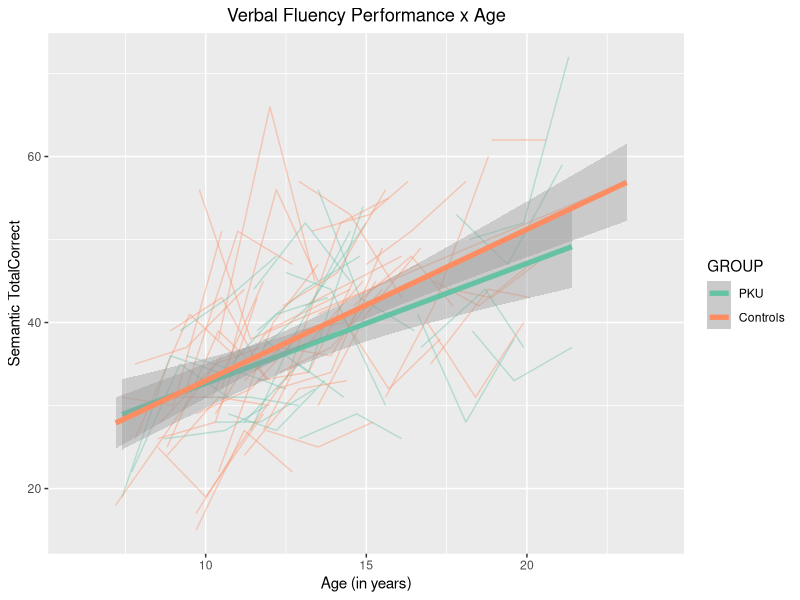
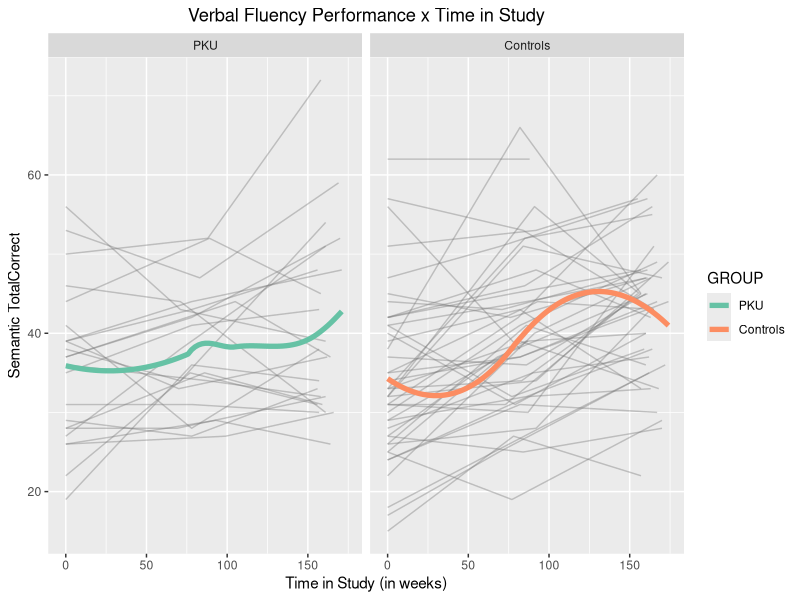
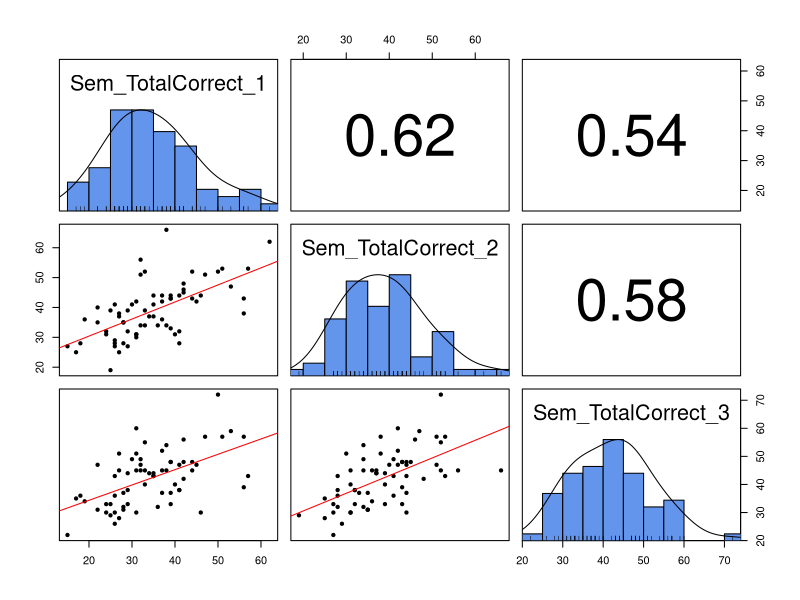

Reproduce these figures in R, in order.
## ---- chunk 1
knitr::opts_chunk$set(echo = TRUE)
## ---- chunk 2
setwd("/Users/zashawks/Desktop/PNL/PKU/Verbal Fluency/")
mydata_wide <- read.csv("VerbalFluency_StrategicProcessing.csv", header=TRUE)
mydata_long <- read.csv("NJ_data_3.csv")
mydata_dob <- read.csv("IQ_VF_participants.csv")

setwd("/Users/zashawks/Desktop/Stats/Longitudinal/ALDA")
library(tidyverse)
## ---- chunk 3
wide_to_long <- mydata_wide %>%
  gather(-ID2, key = "timepoint", value = "value") %>%
  separate(timepoint, into = c("Omit", "Time", "Omit2", "Variable"), sep = c(1,2, 3)) %>%
  select(-Omit, -Omit2) %>%
  spread(key = Variable, value = value)

wide_to_long <- wide_to_long[1:201, ]
head(wide_to_long)
## ---- chunk 4
long_to_wide <- mydata_long %>%
  gather(-(ID2:TP), key = "variable", value = "value") %>%
  unite(varT, variable, TP) %>%
  spread(key = varT, value = value) %>%
  select(-Baseline_2, -Baseline_3) %>%
  rename("Baseline" = "Baseline_1")
head(long_to_wide)
## ---- chunk 5
library(lubridate)
mydata_dob2 <- mydata_dob %>%
  select(IDNUMBER, GENDER, GROUP, L1dob, L1age, L1dot,
         L2dob, L2age, L2dot, L3dob, L3age, L3dot) %>%
  mutate_at(c(4, 6, 7, 9, 10, 12), as.character) %>%
  rename(ID2 = IDNUMBER, L1_dob = L1dob, L1_age = L1age, L1_dot = L1dot,
         L2_dob = L2dob, L2_age = L2age, L2_dot = L2dot, L3_dob = L3dob, L3_age = L3age, L3_dot = L3dot)

mydata_merged <- left_join(mydata_wide, mydata_dob2)
head(mydata_merged)

wide_to_long2 <- mydata_merged %>%
  gather(-ID2, -GENDER, -GROUP, key = "timepoint", value = "value") %>%
  separate(timepoint, into = c("Omit", "Timepoint", "Omit2", "Variable"), sep = c(1,2, 3)) %>%
  select(-Omit, -Omit2) %>%
  spread(key = Variable, value = value) %>%
  drop_na() %>%
  mutate(dob = mdy(dob), dot = mdy(dot)) 

wide_to_long2 <- wide_to_long2[1:200, ]
head(wide_to_long2)
## ---- chunk 6
  #Dataset 1: 
  Descriptives <- wide_to_long2 %>%
    group_by(GROUP, Timepoint) %>%
    summarise(n())
  print(Descriptives)

  #Dataset 2: additional observations
  mydata_dob2$baselinedate <- mydata_dob2$L1_dot
  wide_to_long3 <- mydata_dob2 %>%
    gather(-ID2, -GENDER, -GROUP, -baselinedate, key = "timepoint", value = "value") %>%
    separate(timepoint, into = c("Omit", "Timepoint", "Omit2", "Variable"), sep = c(1,2, 3)) %>%
    select(-Omit, -Omit2) %>%
    spread(key = Variable, value = value) %>%
    drop_na() %>%
    mutate(dob = mdy(dob), dot = mdy(dot), baselinedate = mdy(baselinedate)) 
  
  wide_to_long_merged <- full_join(wide_to_long2, wide_to_long3)
  head(wide_to_long_merged)
  
  Descriptives2 <- wide_to_long_merged %>%
    group_by(GROUP, Timepoint) %>%
    summarise(n())
  print(Descriptives2) 
## ---- chunk 7
  #age
  wide_to_long_merged$Age_days <- round(as.duration(wide_to_long_merged$dob %--% wide_to_long_merged$dot)/ddays(1), 1)
  wide_to_long_merged$Age_weeks <- round(as.duration(wide_to_long_merged$dob %--% wide_to_long_merged$dot)/dweeks(1), 1)
  wide_to_long_merged$Age_years <- round(as.duration(wide_to_long_merged$dob %--% wide_to_long_merged$dot)/dyears(1), 1)
  
    #comparing computed age variable to original age variable in dataset
    wide_to_long_merged$sanity_check <- as.numeric(wide_to_long_merged$age) - wide_to_long_merged$Age_years
    mean(wide_to_long_merged$sanity_check) #looks like our pre-calculated age variable may have been slightly off?
    table((wide_to_long_merged$sanity_check > 1)) #error < 1 year in all cases
  
  #time in study
  wide_to_long_merged$TIS_days <- round(as.duration(wide_to_long_merged$baselinedate %--% wide_to_long_merged$dot)/ddays(1))
  wide_to_long_merged$TIS_weeks <- round(as.duration(wide_to_long_merged$baselinedate %--% wide_to_long_merged$dot)/dweeks(1))
  wide_to_long_merged$TIS_years <- round(as.duration(wide_to_long_merged$baselinedate %--% wide_to_long_merged$dot)/dyears(1))
  #View(arrange(wide_to_long_merged, Timepoint))
## ---- chunk 8
  #With age (in years) along the x-axis
  wide_to_long_merged$GENDER <- as.factor(wide_to_long_merged$GENDER)
  wide_to_long_merged$GROUP <- as.factor(wide_to_long_merged$GROUP)
  wide_to_long_merged$animal_TotalCorrect <- as.numeric(wide_to_long_merged$animal_TotalCorrect)
  wide_to_long_merged$food_TotalCorrect <- as.numeric(wide_to_long_merged$food_TotalCorrect)
  
  levels(wide_to_long_merged$GROUP)[levels(wide_to_long_merged$GROUP)==2] <- "Controls"
  levels(wide_to_long_merged$GROUP)[levels(wide_to_long_merged$GROUP)==1] <- "PKU"
  
  wide_to_long_merged$Sem_TotalCorrect <- (wide_to_long_merged$animal_TotalCorrect + wide_to_long_merged$food_TotalCorrect)
    
  p <- ggplot(data = wide_to_long_merged, aes(x = Age_years, y = Sem_TotalCorrect, group = GROUP))
  p + geom_line(aes(colour=GROUP, group=ID2), alpha = .4) + 
    stat_smooth(aes(colour = GROUP), method = "lm", se = TRUE, size = 1.8) +
    scale_color_brewer(palette="Set2") + 
    ylab("Semantic TotalCorrect") +
    xlab("Age (in years)") +
    xlim(6, 24) +
    ggtitle("Verbal Fluency Performance x Age") +
    theme(plot.title = element_text(hjust = 0.5))

  #With study time (in weeks) along the x-axis
  q <- ggplot(data = wide_to_long_merged, aes(x = TIS_weeks, y = Sem_TotalCorrect, group = GROUP))
  q + geom_line(aes(group=ID2), color = "gray47", alpha = .4) + 
    stat_smooth(aes(colour = GROUP), method = "loess", se = FALSE, size = 1.8) +
    scale_color_brewer(palette="Set2") + 
    ylab("Semantic TotalCorrect") +
    xlab("Time in Study (in weeks)") +
    ggtitle("Verbal Fluency Performance x Time in Study") +
    xlim(-2, 175) +
    theme(plot.title = element_text(hjust = 0.5)) + 
    facet_grid(. ~ GROUP)
## ---- chunk 9
long_to_wide_merged <- wide_to_long_merged %>%
  select(-sanity_check) %>%
  gather(-(ID2:Timepoint), key = "variable", value = "value") %>%
  unite(varT, variable, Timepoint) %>%
  spread(key = varT, value = value) %>%
  select(-baselinedate_2, -baselinedate_3) %>%
  rename("baselinedate" = "baselinedate_1") %>%
  mutate_at(c("Sem_TotalCorrect_1", "Sem_TotalCorrect_2", "Sem_TotalCorrect_3"), as.numeric)

new.df <- subset(long_to_wide_merged, select = c(Sem_TotalCorrect_1, Sem_TotalCorrect_2, Sem_TotalCorrect_3))
cor(new.df, use = "pairwise.complete.obs")

library(psych)
pairs.panels(new.df, hist.col = "cornflowerblue", density = TRUE, ellipses = FALSE, lm = T)
